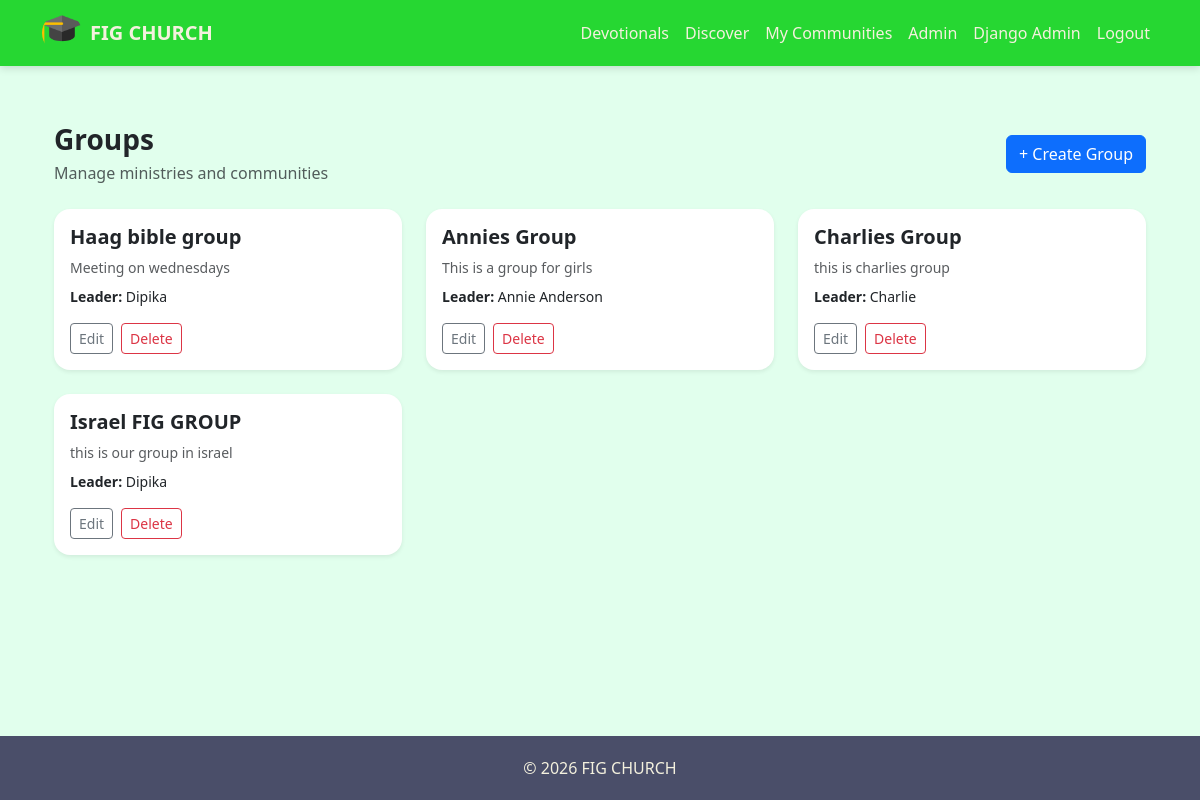
/org/groups/ (signed in), run on the app's committed database.
### accounts/models.py (models this page shows, shortened)
class Organization(models.Model):
    name = models.CharField(max_length=255)
    slug = models.SlugField(
        unique=True,
        blank=True
    )
    join_code = models.CharField(
        max_length=12,
        unique=True,
        blank=True
    )
    display_name = models.CharField(
        max_length=255,
        blank=True,
        null=True
    )
    logo = models.ImageField(
        upload_to="org_logos/",
        blank=True,
        null=True
    )
    primary_color = models.CharField(
        max_length=20,
        blank=True,
        null=True,
        help_text="Hex color like #0d6efd"
    )
    is_active = models.BooleanField(default=False)
    created_at = models.DateTimeField(auto_now_add=True)
    updated_at = models.DateTimeField(auto_now=True)

class User(AbstractUser):
    username = None
    first_name = None
    last_name = None
    full_name = models.CharField(max_length=255)
    phone = PhoneNumberField(
        unique=True,
        help_text="Use country code, e.g. +919876543210"
    )
    email = models.EmailField(
        unique=True,
        blank=True,
        null=True
    )
    is_verified = models.BooleanField(default=False)
    created_at = models.DateTimeField(auto_now_add=True)
    updated_at = models.DateTimeField(auto_now=True)
    USERNAME_FIELD = "phone"
    REQUIRED_FIELDS = ["full_name"]
    objects = UserManager()
    def __str__(self):
        return self.full_name or str(self.phone)

### engagement/models.py (models this page shows, shortened)
class Group(models.Model):
    organization = models.ForeignKey(
        "accounts.Organization",
        on_delete=models.CASCADE,
        related_name="groups"
    )
    name = models.CharField(max_length=200)
    description = models.TextField(blank=True)
    leader = models.ForeignKey(
        User,
        on_delete=models.SET_NULL,
        null=True,
        related_name="led_groups"
    )
    image = models.ImageField(
        upload_to="groups/",
        blank=True,
        null=True,
        validators=[validate_file_size]
    )
    is_active = models.BooleanField(default=True)
    created_at = models.DateTimeField(auto_now_add=True)
    updated_at = models.DateTimeField(auto_now=True)
    class Meta:
        verbose_name = "Group"
        verbose_name_plural = "Groups"

### org_admin/views.py (the view)
# urls.py: path("", views.group_list, name="group_list"),
@login_required
def group_list(request):
    org = get_admin_org(request)
    if not org:
        return redirect("home")
    groups = Group.objects.filter(
        organization=org
    ).select_related("leader")
    return render(request, "org_admin/groups.html", {
        "groups": groups
    })

### accounts/context_processors.py (called while the page is built)
def org_admin_status(request):
    if not request.user.is_authenticated:
        return {"user_is_org_admin": False}
    return {
        "user_is_org_admin": OrganizationMember.objects.filter(
            user=request.user,
            is_admin=True,
            is_active=True
        ).exists()
    }

def active_organization(request):
    if not request.user.is_authenticated:
        return {}
    membership = OrganizationMember.objects.filter(
        user=request.user
    ).select_related("organization").first()
    return {
        "active_organization": membership.organization if membership else None
    }

### engagement/context_processors.py (called while the page is built)
def next_meeting(request):
    if not request.user.is_authenticated:
        return {}
    org = get_admin_org(request)
    if not org:
        return {}
    meeting = Meeting.objects.filter(
        group__organization=org,
        group__members__user=request.user,
        group__members__is_active=True,
        start_time__gte=timezone.now()
    ).select_related("group").order_by("start_time").first()
    return {
        "next_group_meeting": meeting
    }

def user_groups(request):
    if request.user.is_authenticated:
        groups = GroupMember.objects.filter(
            user=request.user,
            is_active=True
        ).select_related("group")
        return {"user_groups": [gm.group for gm in groups]}
    return {}

def pending_invitations(request):
    if not request.user.is_authenticated:
        return {}
    org = get_admin_org(request)
    if not org:
        return {
            "pending_invites": [],
            "pending_invites_count": 0
        }
    invites = GroupInvitation.objects.filter(
        invited_user=request.user,
        accepted=False,
        group__organization=org
    ).select_related("group")
    return {
        "pending_invites": invites,
        "pending_invites_count": invites.count()
    }

### org_admin/utils.py (called while the page is built)
def get_admin_org(request):
    if not request.user.is_authenticated:
        return None
    membership = OrganizationMember.objects.filter(
        user=request.user,
        is_admin=True,
        is_active=True
    ).select_related("organization").first()
    if membership:
        return membership.organization
    return None

### org_admin/templates/org_admin/groups.html (shortened to what this page needs)
{% extends "base.html" %}
{% block content %}
<div class="container py-4">
    <div class="d-flex justify-content-between align-items-center mb-4">
        <div>
            <h3 class="fw-bold mb-1">Groups</h3>
            <p class="text-muted mb-0">Manage ministries and communities</p>
        </div>
        <a href="{% url 'org_admin:group_create' %}"
           class="btn btn-primary">
            + Create Group
        </a>
    </div>
    <div class="row g-4">
        {% for group in groups %}
        <div class="col-md-6 col-lg-4">
            <div class="card border-0 shadow-sm rounded-4 h-100">
                <div class="card-body">
                    <h5 class="fw-bold mb-2">{{ group.name }}</h5>
                    <p class="text-muted small mb-2">
                        {{ group.description|default:"No description" }}
                    </p>
                    <p class="small mb-3">
                        <strong>Leader:</strong>
                        {{ group.leader|default:"Not assigned" }}
                    </p>
                    <div class="d-flex gap-2">
                        <a href="{% url 'org_admin:group_edit' group.id %}"
                           class="btn btn-sm btn-outline-secondary">
                            Edit
                        </a>
                        <a href="{% url 'org_admin:group_delete' group.id %}"
                           class="btn btn-sm btn-outline-danger">
                            Delete
                        </a>
                    </div>
                </div>
            </div>
        </div>
        {% endfor %}
    </div>
</div>
{% endblock %}

### templates/base.html (shortened to what this page needs)
{% load static %}
<!DOCTYPE html>
<html lang="en">
<head>
    <link rel="stylesheet"
          href="https://cdn.jsdelivr.net/npm/bootstrap-icons@1.11.3/font/bootstrap-icons.min.css">
    <link rel="stylesheet"
          href="https://cdn.jsdelivr.net/npm/bootstrap@5.3.0/dist/css/bootstrap.min.css">
</head>
<body>
<nav class="navbar navbar-expand-lg fixed-top">
    <div class="container">
        <a class="navbar-brand d-flex align-items-center gap-2"
           href="{% url 'home' %}">
            {% if active_organization and active_organization.logo %}
                <img src="{{ active_organization.logo.url }}"
                     width="40"
                     height="40"
                     class="rounded-circle object-fit-cover"
                     alt="logo">
            {% else %}
                <img src="{% static 'images/figlogo.png' %}"
                     width="40"
                     height="40"
                     class="rounded-circle"
                     alt="logo">
            {% endif %}
            <span>
                {% if active_organization %}
                    {{ active_organization.display_name|default:active_organization.name }}
                {% else %}
                    Way of Faith Global
                {% endif %}
            </span>
        </a>
        <div class="collapse navbar-collapse" id="nav">
            <ul class="navbar-nav ms-auto">
                {% if user.is_authenticated %}
                <li class="nav-item">
                    <a class="nav-link" href="{% url 'devotional_archive' %}">
                        Devotionals
                    </a>
                </li>
                <li class="nav-item">
                    <a class="nav-link" href="{% url 'engagement:group_list' %}">
                        Discover
                    </a>
                </li>
                <li class="nav-item">
                    <a class="nav-link" href="{% url 'engagement:my_groups' %}">
                        My Communities
                    </a>
                </li>
                {% if user_is_org_admin %}
                <li class="nav-item">
                    <a class="nav-link" href="{% url 'org_admin:org_dashboard' %}">
                        Admin
                    </a>
                </li>
                {% endif %}
                {% if user.is_superuser %}
                <li class="nav-item">
                    <a class="nav-link" href="{% url 'admin:index' %}">
                        Django Admin
                    </a>
                </li>
                {% endif %}
                <li class="nav-item">
                    <form method="post" action="{% url 'logout' %}">
                        <button class="btn btn-link nav-link">
                            Logout
                        </button>
                    </form>
                </li>
                {% else %}
                <li class="nav-item">
                    <a class="nav-link" href="{% url 'login' %}">
                        Login
                    </a>
                </li>
                {% endif %}
            </ul>
        </div>
    </div>
</nav>
<main class="container mt-4">
    {% block content %}{% endblock %}
</main>
<footer class="footer">
    &copy; {% now "Y" %}
    {% if active_organization %}
        {{ active_organization.display_name|default:active_organization.name }}
    {% else %}
        Way of Faith Global
    {% endif %}
</footer>
</body>
</html>

### templates/base.html (style rules this page uses)
html, body { height: 100%; }
body { padding-top: 75px; background: #e1ffed; font-family: 'Segoe UI', sans-serif; display: flex; flex-direction: column; min-height: 100vh; }
main { flex: 1; }
.navbar { background: #26d732; box-shadow: 0 2px 8px rgba(0,0,0,.15); }
.navbar-brand span { color: #F4F1DE !important; font-weight: 600; }
.nav-link { color: #F4F1DE !important; }
.footer { background: #4A4E69; color: #F4F1DE; padding: 20px; text-align: center; }

### data on the page
Organization: logo (picture), display_name "FIG CHURCH"
Group: name "Haag bible group", description "Meeting on wednesdays", leader "Dipika"
Group: name "Annies Group", description "This is a group for girls", leader "Annie Anderson"
Group: name "Charlies Group", description "this is charlies group", leader "Charlie"
Group: name "Israel FIG GROUP", description "this is our group in israel", leader "Dipika"
